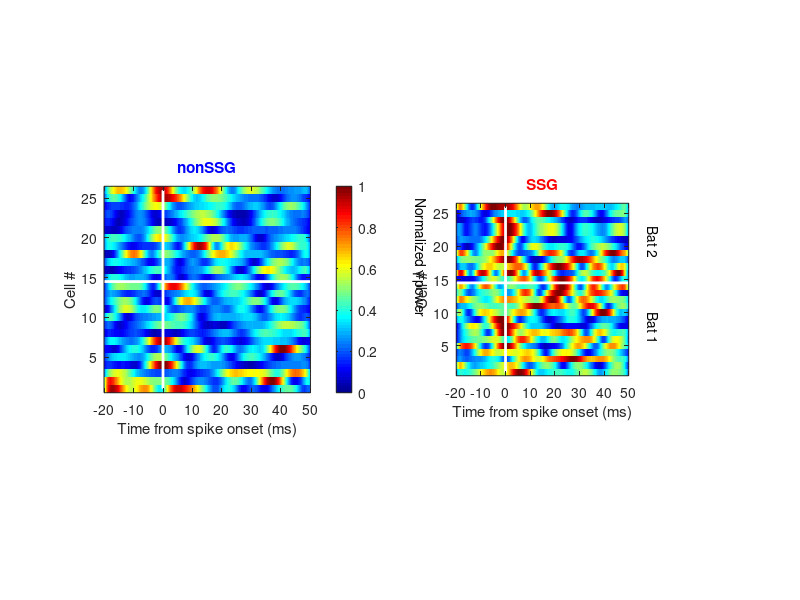

MATLAB code to generate this figure:
%% ABOUT CODE - elife_ssg_rt_lfp_power_anal.m

%% REFERENCE NOTES
% Refer to Kothari et al., Dynamic representation of 3D auditory space in the midbrain of the free-flying echolocating bat

%% CODE FIXES
%   Date                Author                  Description
% 03/11/2018        Ninad B. Kothari            Code created


%% CODE


% LOAD DATA
% cd 'D:\Dropbox\sc_flight_paper\eLife\reviews\elife_revision\eLife_revision_figures\Figure_6\data';
load('Elife_Fig6D_and_6F_heat_plot.mat', 'nonssg_ch_pow_mat_sm', 'ssg_ch_pow_mat_sm');

%% %%%%%%%%%%%%%%
%% PLOT DATA %%%%
%%%%%%%%%%%%%%%%%
    dt = -20:1/40:50;
    ch = 1:1:26;
    
    % plot imagesc
    clim = [0 1];
    figure; 
    subplot(121); colormap('jet');
    imagesc(dt,ch,flipud(nonssg_ch_pow_mat_sm), clim); hold on;
    axis square
    set(gca', 'YDir', 'normal');
    line([-20, 50], [14.5,14.5], 'color', [1 1 1], 'linewidth', 2);
    line([0, 0], [1,26], 'color', [1 1 1], 'linewidth', 2);
    title('nonSSG', 'Color', [0 0 1]);
    xlabel('Time from spike onset (ms)'); ylabel('Cell #');
    h1 = colorbar; 
    t1 = text(87, 25, 'Normalized \gamma power', 'rotation', -90);

    subplot(122); 
    imagesc(dt,ch,flipud(ssg_ch_pow_mat_sm), clim); hold on;
    axis square
    set(gca', 'YDir', 'normal');
    line([-20, 50], [14.5,14.5], 'color', [1 1 1], 'linewidth', 2);
    line([0, 0], [1,26], 'color', [1 1 1], 'linewidth', 2);
    title('SSG', 'Color', [1 0 0]);
    set(gca, 'position', [0.5703    0.1100    0.2156    0.8150])
    xlabel('Time from spike onset (ms)'); ylabel('Cell #');
    text(60, 23, 'Bat 2', 'rotation', -90);
    text(60, 10, 'Bat 1', 'rotation', -90);
